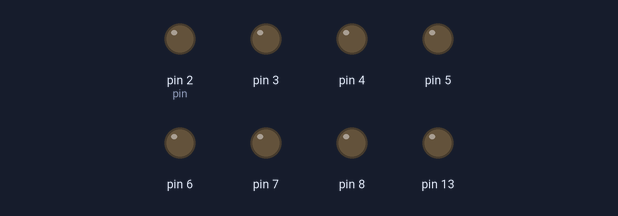
A sketch run on a simulated Arduino Uno, built with avr-gcc and run on an emulated ATmega328P. On the bench: output pins drawn as LEDs (lit = HIGH).

Above: at 0.1 s.
At 4.3 s:
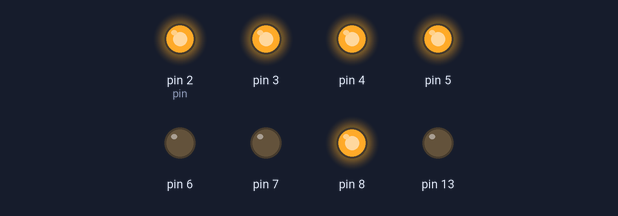
At 9.6 s:
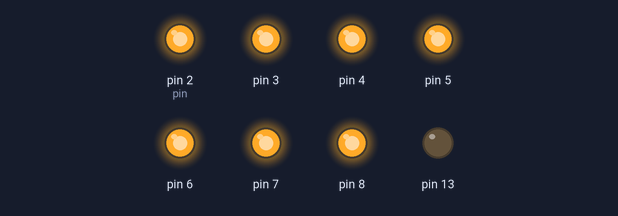
At 20.1 s:
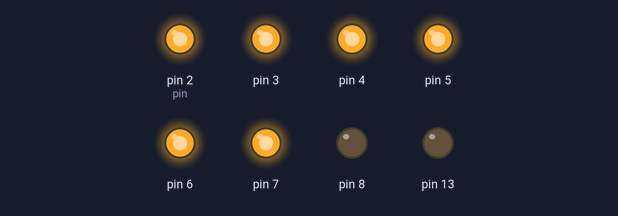
At 28.5 s:
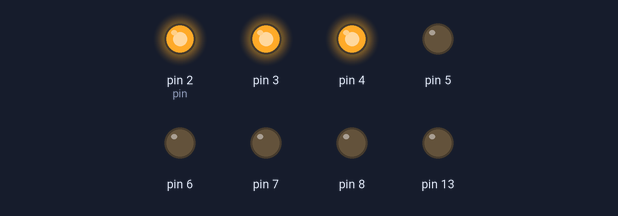
At 39.0 s:
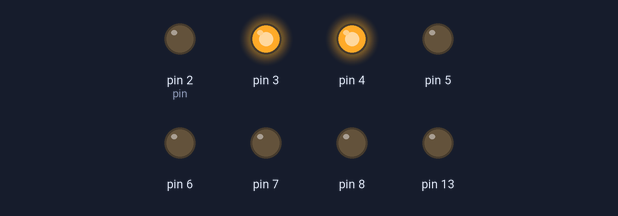
Timing chart, 0 to 40.0 s (numbered marks = the images above):
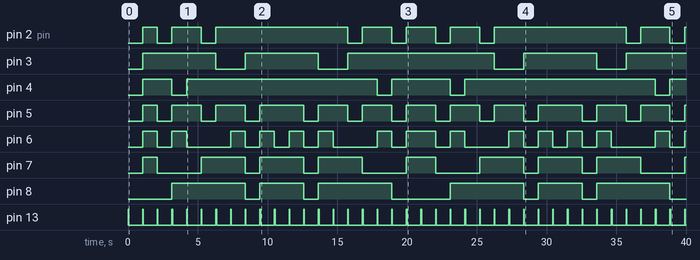

Measured:
- by itself, pin 2 (pin): LOW → HIGH at 1.1 s, → LOW 1.1 s later, → HIGH 1.1 s later, → LOW 2.1 s later, … (17 changes in this stretch)
- by itself, pin 3: LOW → HIGH at 1.1 s, → LOW 5.3 s later, → HIGH 2.1 s later, → LOW 5.3 s later, … (9 changes in this stretch)
- by itself, pin 4: LOW → HIGH at 1.1 s, → LOW 2.1 s later, → HIGH 1.1 s later, → LOW 13.7 s later, … (9 changes in this stretch)
- by itself, pin 5: LOW → HIGH at 1.1 s, → LOW 1.1 s later, → HIGH 1.1 s later, → LOW 2.1 s later, … (25 changes in this stretch)
- by itself, pin 6: LOW → HIGH at 1.1 s, → LOW 1.1 s later, → HIGH 1.1 s later, → LOW 1.1 s later, … (29 changes in this stretch)
- by itself, pin 7: LOW → HIGH at 1.1 s, → LOW 1.1 s later, → HIGH 3.2 s later, → LOW 3.2 s later, … (17 changes in this stretch)
- by itself, pin 8: LOW → HIGH at 3.2 s, → LOW 5.3 s later, → HIGH 1.1 s later, → LOW 3.2 s later, … (12 changes in this stretch)
- by itself, pin 13: alternates HIGH for 0.05 s and LOW for 1.0 s

The sketch:

_7segment3.ino
```cpp
 const int A[10][7]={
  {1,1,1,1,0,1,1},
  {1,1,1,1,1,1,1},
  {1,1,1,0,0,0,0},
  {1,0,1,1,1,1,1},
  {1,0,1,1,0,1,1},
  {0,1,1,0,0,1,1},
  {1,1,1,1,0,0,1},
  {1,1,0,1,1,0,1},
  {0,1,1,0,0,0,0},
  {1,1,1,1,1,1,0}
  };


void n(int num)
{
  int pin=2;
   for(int j=0;j<7;j++)
   {
    digitalWrite(pin,A[num][j]);
    pin++;
    }
  }

void setup() {
  pinMode(2,OUTPUT);
  pinMode(3,OUTPUT);
  pinMode(4,OUTPUT);
  pinMode(5,OUTPUT);
  pinMode(6,OUTPUT);
  pinMode(7,OUTPUT);
  pinMode(8,OUTPUT);
  pinMode(13,OUTPUT);

}

void loop() {
 for(int count=10;count>0;--count)
 {
  digitalWrite(13,1);
  delay(50);
  digitalWrite(13,0);
  delay(1000);
  n(count-1);
  }
    for(int count=0;count<9;count++)
 {
  digitalWrite(13,1);
  delay(50);
  digitalWrite(13,0);
  delay(1000);
  n(count+1);
  }
}
```
